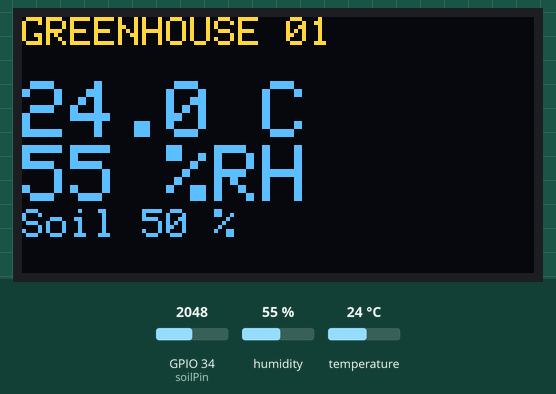
Bench run of a sketch on a simulated ESP32. Parts: 128×64 one-colour display. The test bench sets the inputs (shaded band); at power-on: humidity 55 %, GPIO 34 (soilPin) = 2048, temperature 24 °C. The OLED is the two-colour kind (top 16 rows yellow); what the sketch prints to the serial monitor is not drawn.

Above: at 2.8 s.
2.9 s: humidity set to 22 %
At 4.4 s:
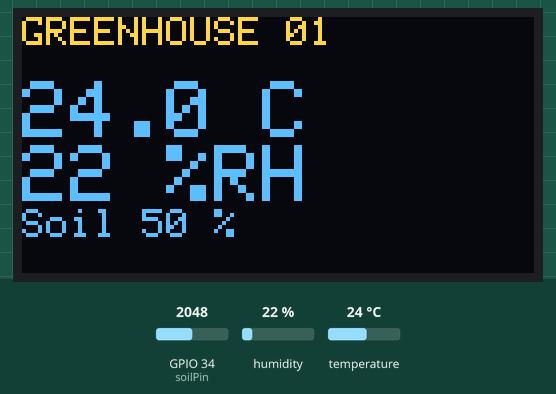
5.6 s: GPIO 34 (soilPin) set to 2866
At 7.0 s:
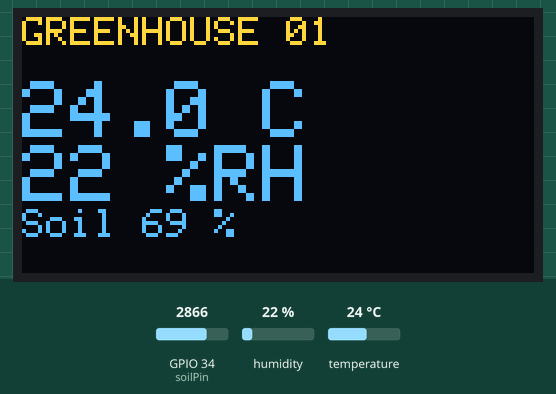
8.3 s: temperature set to 12 °C
At 11.2 s:
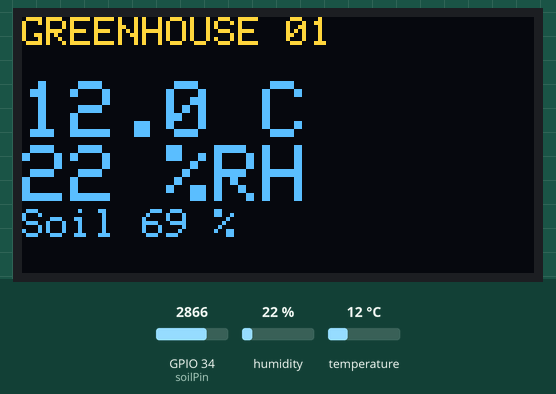
11.7 s: GPIO 34 (soilPin) set to 3603
At 12.6 s:
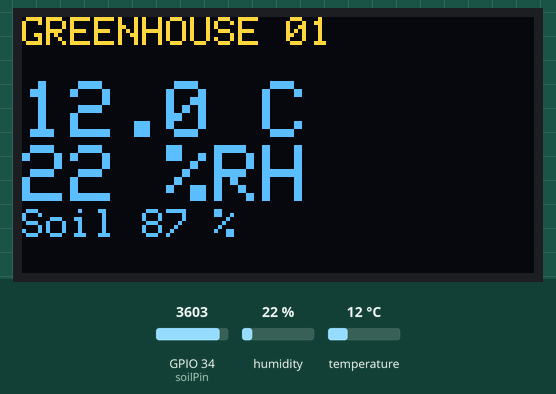
14.4 s: humidity set to 40 %
At 16.8 s:
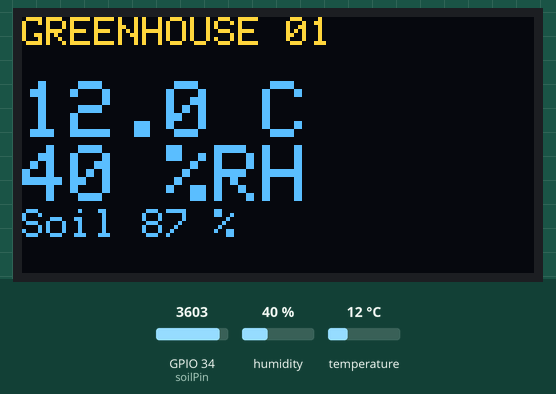
17.8 s: GPIO 34 (soilPin) set to 4095
At 19.5 s:
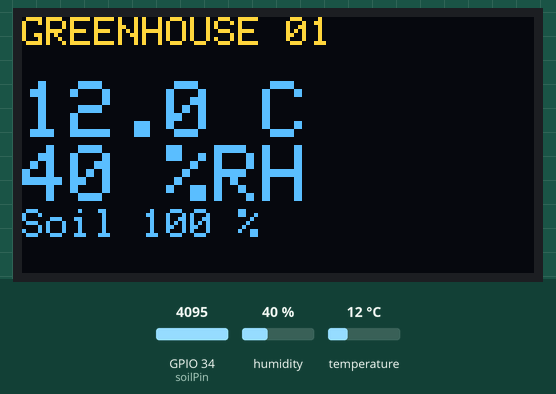
Timing chart, 0 to 21.0 s (numbered marks = the images above; inputs shaded):
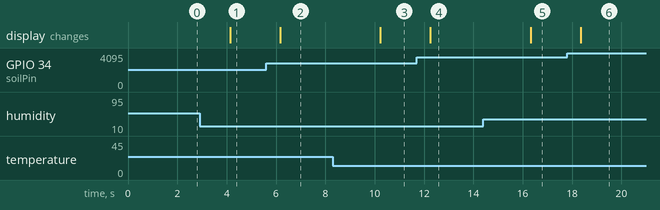

The sketch:

e4_buses.ino
```cpp
#include <Wire.h>
#include <Adafruit_GFX.h>
#include <Adafruit_SSD1306.h>
#include <DHT.h>

int dhtPin = 15;
int soilPin = 34;

DHT dht(dhtPin, DHT22);
Adafruit_SSD1306 oled(128, 64, &Wire, -1);

void setup() {
  Serial.begin(115200);
  Wire.begin(21, 22);
  dht.begin();

  Serial.println("Scanning I2C bus...");

  for (int address = 1; address < 127; address++) {
    Wire.beginTransmission(address);

    if (Wire.endTransmission() == 0) {
      Serial.print("Device found at 0x");
      Serial.println(address, HEX);
    }
  }

  oled.begin(SSD1306_SWITCHCAPVCC, 0x3C);
  oled.setTextColor(SSD1306_WHITE);
}

void loop() {
  float temp = dht.readTemperature();
  float hum = dht.readHumidity();
  int soil = map(analogRead(soilPin), 0, 4095, 0, 100);

  oled.clearDisplay();
  oled.setTextSize(1);
  oled.setCursor(0, 0);
  oled.println("GREENHOUSE 01");

  oled.setTextSize(2);
  oled.setCursor(0, 16);
  oled.print(temp, 1);
  oled.println(" C");
  oled.print(hum, 0);
  oled.println(" %RH");

  oled.setTextSize(1);
  oled.print("Soil ");
  oled.print(soil);
  oled.print(" %");
  oled.display();

  Serial.print("Temp: ");
  Serial.print(temp);
  Serial.print("   Hum: ");
  Serial.print(hum);
  Serial.print("   Soil: ");
  Serial.println(soil);

  delay(2000);
}
```

Measured:
- after the input at 2.9 s, the display: changes after 1.2 s (image 1)
- after the input at 5.6 s, the display: changes after 0.57 s (image 2)
- after the input at 8.3 s, the display: changes after 1.9 s (image 3)
- after the input at 11.7 s, the display: changes after 0.56 s (image 4)
- after the input at 14.4 s, the display: changes after 1.9 s (image 5)
- after the input at 17.8 s, the display: changes after 0.55 s (image 6)
